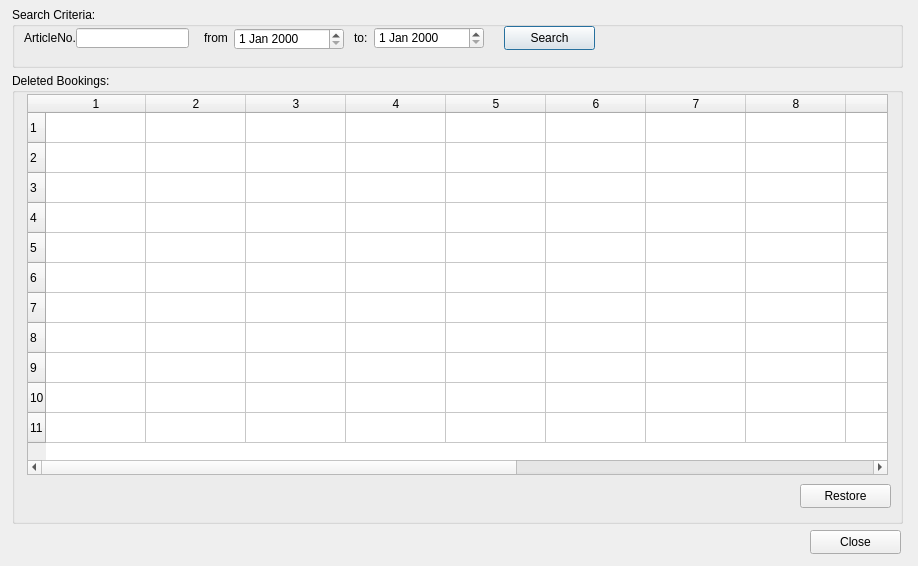
<ui version="4.0" >
 <class>DeletedBookingClass</class>
 <widget class="QDialog" name="DeletedBookingClass" >
  <property name="geometry" >
   <rect>
    <x>0</x>
    <y>0</y>
    <width>918</width>
    <height>566</height>
   </rect>
  </property>
  <property name="windowTitle" >
   <string>NA10 DeletedBookingVC</string>
  </property>
  <widget class="QGroupBox" name="grpSearch" >
   <property name="geometry" >
    <rect>
     <x>12</x>
     <y>7</y>
     <width>891</width>
     <height>61</height>
    </rect>
   </property>
   <property name="sizePolicy" >
    <sizepolicy vsizetype="Maximum" hsizetype="Preferred" >
     <horstretch>0</horstretch>
     <verstretch>0</verstretch>
    </sizepolicy>
   </property>
   <property name="title" >
    <string>Search Criteria:</string>
   </property>
   <widget class="QLabel" name="lbTo" >
    <property name="geometry" >
     <rect>
      <x>342</x>
      <y>23</y>
      <width>16</width>
      <height>16</height>
     </rect>
    </property>
    <property name="text" >
     <string>to:</string>
    </property>
   </widget>
   <widget class="QLineEdit" name="articleNoSearch" >
    <property name="geometry" >
     <rect>
      <x>64</x>
      <y>21</y>
      <width>113</width>
      <height>20</height>
     </rect>
    </property>
   </widget>
   <widget class="QDateEdit" name="dtFromSearch" >
    <property name="geometry" >
     <rect>
      <x>222</x>
      <y>21</y>
      <width>110</width>
      <height>22</height>
     </rect>
    </property>
    <property name="sizePolicy" >
     <sizepolicy vsizetype="Fixed" hsizetype="Minimum" >
      <horstretch>0</horstretch>
      <verstretch>0</verstretch>
     </sizepolicy>
    </property>
   </widget>
   <widget class="QDateEdit" name="dtToSearch" >
    <property name="geometry" >
     <rect>
      <x>362</x>
      <y>20</y>
      <width>110</width>
      <height>22</height>
     </rect>
    </property>
   </widget>
   <widget class="QPushButton" name="btnSearch" >
    <property name="geometry" >
     <rect>
      <x>492</x>
      <y>19</y>
      <width>91</width>
      <height>24</height>
     </rect>
    </property>
    <property name="text" >
     <string>Search</string>
    </property>
   </widget>
   <widget class="QLabel" name="lbArticleNo" >
    <property name="geometry" >
     <rect>
      <x>12</x>
      <y>23</y>
      <width>51</width>
      <height>16</height>
     </rect>
    </property>
    <property name="text" >
     <string>ArticleNo.:</string>
    </property>
   </widget>
   <widget class="QLabel" name="lbFrom" >
    <property name="geometry" >
     <rect>
      <x>192</x>
      <y>23</y>
      <width>23</width>
      <height>16</height>
     </rect>
    </property>
    <property name="text" >
     <string>from:</string>
    </property>
   </widget>
  </widget>
  <widget class="QGroupBox" name="grpDeletedBookings" >
   <property name="geometry" >
    <rect>
     <x>12</x>
     <y>73</y>
     <width>891</width>
     <height>451</height>
    </rect>
   </property>
   <property name="title" >
    <string>Deleted Bookings:</string>
   </property>
   <widget class="QPushButton" name="btnRestore" >
    <property name="geometry" >
     <rect>
      <x>788</x>
      <y>411</y>
      <width>91</width>
      <height>24</height>
     </rect>
    </property>
    <property name="text" >
     <string>Restore</string>
    </property>
   </widget>
   <widget class="BasarTableWidget" name="tableWidget" >
    <property name="geometry" >
     <rect>
      <x>15</x>
      <y>21</y>
      <width>861</width>
      <height>381</height>
     </rect>
    </property>
    <property name="editTriggers" >
     <set>QAbstractItemView::NoEditTriggers</set>
    </property>
    <property name="selectionMode" >
     <enum>QAbstractItemView::ExtendedSelection</enum>
    </property>
    <property name="selectionBehavior" >
     <enum>QAbstractItemView::SelectRows</enum>
    </property>
    <property name="rowCount" >
     <number>11</number>
    </property>
    <property name="columnCount" >
     <number>14</number>
    </property>
    <row/>
    <row/>
    <row/>
    <row/>
    <row/>
    <row/>
    <row/>
    <row/>
    <row/>
    <row/>
    <row/>
    <column/>
    <column/>
    <column/>
    <column/>
    <column/>
    <column/>
    <column/>
    <column/>
    <column/>
    <column/>
    <column/>
    <column/>
    <column/>
    <column/>
   </widget>
  </widget>
  <widget class="QPushButton" name="btnClose" >
   <property name="geometry" >
    <rect>
     <x>810</x>
     <y>530</y>
     <width>91</width>
     <height>24</height>
    </rect>
   </property>
   <property name="text" >
    <string>Close</string>
   </property>
  </widget>
 </widget>
 <layoutdefault spacing="6" margin="11" />
 <customwidgets>
  <customwidget>
   <class>BasarTableWidget</class>
   <extends>QTableWidget</extends>
   <header>libbasarqtwidget_tablewidget.h</header>
  </customwidget>
 </customwidgets>
 <resources/>
 <connections/>
</ui>
